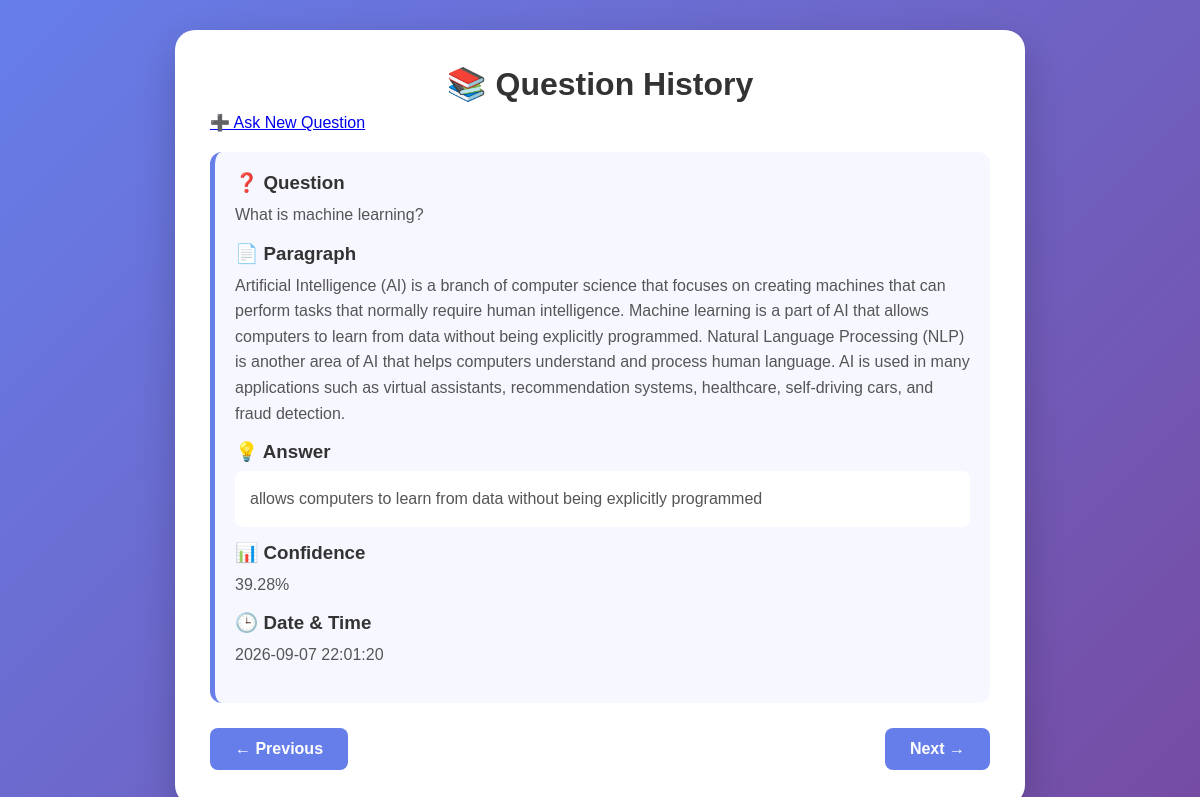
Screenshot of /history/2 with the database file from the repository.
### tables this page shows
CREATE TABLE history (
            id INTEGER PRIMARY KEY AUTOINCREMENT,
            paragraph TEXT NOT NULL,
            question TEXT NOT NULL,
            answer TEXT NOT NULL,
            confidence REAL,
            date_time TEXT
        );

### app.py (the view)
@app.route("/history/<int:question_id>")
def view_question(question_id):
    conn = sqlite3.connect("qa_history.db")
    conn.row_factory = sqlite3.Row
    cursor = conn.cursor()
    cursor.execute("""
        SELECT * FROM history
        WHERE id = ?
    """, (question_id,))
    question_data = cursor.fetchone()
    cursor.execute("""
        SELECT id FROM history
        WHERE id < ?
        ORDER BY id DESC
        LIMIT 1
    """, (question_id,))
    previous = cursor.fetchone()
    cursor.execute("""
        SELECT id FROM history
        WHERE id > ?
        ORDER BY id ASC
        LIMIT 1
    """, (question_id,))
    next_question = cursor.fetchone()
    conn.close()
    if question_data is None:
        return redirect(url_for("history"))
    return render_template(
        "history.html",
        question_data=question_data,
        previous=previous,
        next_question=next_question
    )

### templates/history.html (shortened to what this page needs)
<!DOCTYPE html>
<html lang="en">
<head>
    <link rel="stylesheet"
          href="{{ url_for('static', filename='style.css') }}">
</head>
<body>
<div class="container">
    <h1>📚 Question History</h1>
    <a href="/" class="history-button">
        ➕ Ask New Question
    </a>
    {% if question_data %}
        <div class="history-item">
            <h3>❓ Question</h3>
            <p>
                {{ question_data["question"] }}
            </p>
            <h3>📄 Paragraph</h3>
            <p>
                {{ question_data["paragraph"] }}
            </p>
            <h3>💡 Answer</h3>
            <p class="answer-text">
                {{ question_data["answer"] }}
            </p>
            <h3>📊 Confidence</h3>
            <p>
                {{ question_data["confidence"] }}%
            </p>
            <h3>🕒 Date & Time</h3>
            <p>
                {{ question_data["date_time"] }}
            </p>
        </div>
        <div class="navigation">
            {% if previous %}
                <a href="{{ url_for('view_question', question_id=previous['id']) }}"
                   class="nav-button">
                    ← Previous
                </a>
            {% else %}
                <button class="nav-button disabled"
                        disabled>
                    ← Previous
                </button>
            {% endif %}
            {% if next_question %}
                <a href="{{ url_for('view_question', question_id=next_question['id']) }}"
                   class="nav-button">
                    Next →
                </a>
            {% else %}
                <button class="nav-button disabled"
                        disabled>
                    Next →
                </button>
            {% endif %}
        </div>
    {% endif %}
</div>
</body>
</html>

### static/style.css (style rules this page uses)
* { margin: 0; padding: 0; box-sizing: border-box; }
body { font-family: Arial, sans-serif; background: linear-gradient( 135deg, #667eea, #764ba2 ); min-height: 100vh; display: flex; justify-content: center; align-items: center; padding: 30px; }
.container { width: 100%; max-width: 850px; background: white; padding: 35px; border-radius: 20px; box-shadow: 0 15px 40px rgba(0, 0, 0, 0.2); }
h1 { text-align: center; color: #333; margin-bottom: 10px; }
.history-item { background: #f7f8ff; padding: 20px; margin-top: 20px; border-radius: 12px; border-left: 5px solid #667eea; }
.history-item h3 { margin-bottom: 8px; color: #333; }
.history-item p { margin-bottom: 15px; line-height: 1.6; color: #555; }
.answer-text { background: white; padding: 15px; border-radius: 8px; }
.navigation { display: flex; justify-content: space-between; margin-top: 25px; gap: 20px; }
.nav-button { display: inline-block; padding: 12px 25px; background: #667eea; color: white; text-decoration: none; border: none; border-radius: 8px; font-size: 16px; font-weight: bold; cursor: pointer; }

### rows the page displays
history: question "What is machine learning?", paragraph "Artificial Intelligence (AI) is a branch of computer science that focuses on creating machines that can perform tasks that normally require human intelligence. Machine learning is a part of AI that allows computers to learn from data without being explicitly programmed. Natural Language Processing (NLP) is another area of AI that helps computers understand and process human language. AI is used in many applications such as virtual assistants, recommendation systems, healthcare, self-driving cars, and fraud detection.", answer "allows computers to learn from data without being explicitly programmed", confidence "39.28", date_time "2026-09-07 22:01:20"
